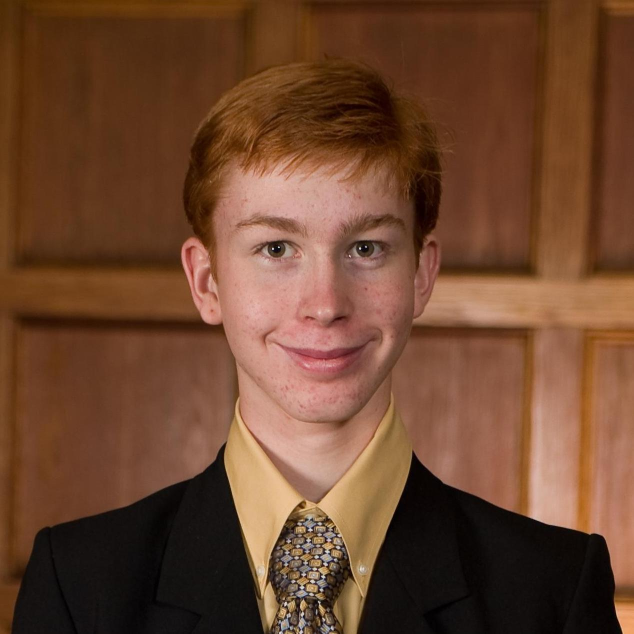
#> input picture Test/2943361594_1.jpg, 1268 x 1268 px (shown at 1/2 size); its folder holds only this picture in this run
$ python face_detection_photos.py
#> lines starting #> are read from the running program, lines starting #| are printed output that depends on the picture; after the words box and inside, x2 and y2 are one past the last pixel; in counts of white or black regions, pixels touching at a corner belong together
import os
import cv2
import imutils

class FaceDetection:

    def detect(self):
        path = "Test"
        Files = os.listdir(path)
        for File in Files:
            imgpath = os.path.join(path,File)
            img = cv2.imread(imgpath)
#> img is the input picture: shape (1268, 1268, 3); mean B, G, R 46.8, 70, 109
            img = imutils.resize(img, width=800)
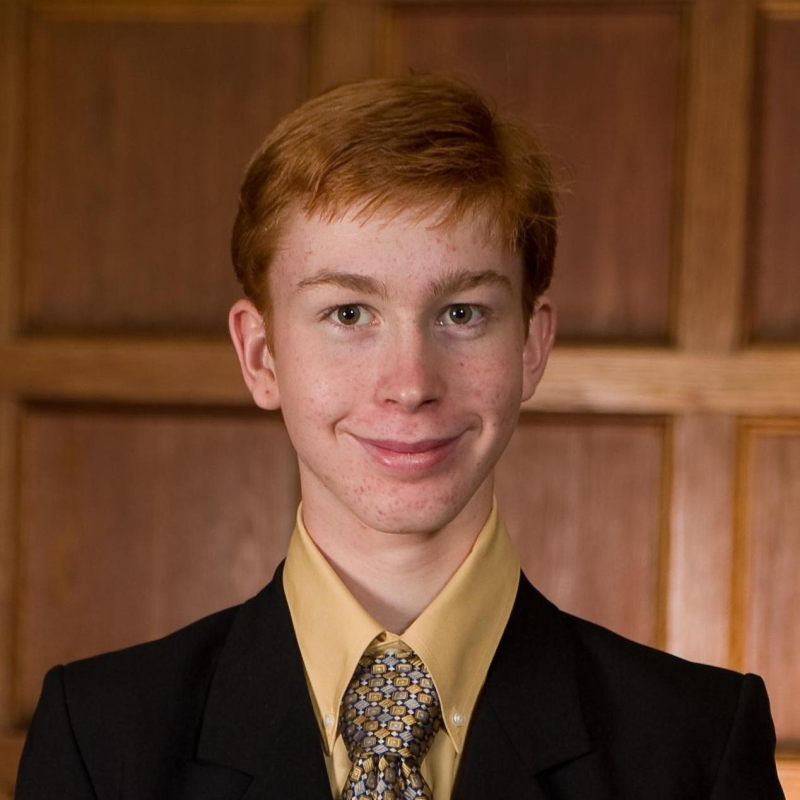
#> img: shape (800, 800, 3); mean B, G, R 46.8, 70, 109
            gray = cv2.cvtColor(img,cv2.COLOR_BGR2GRAY)
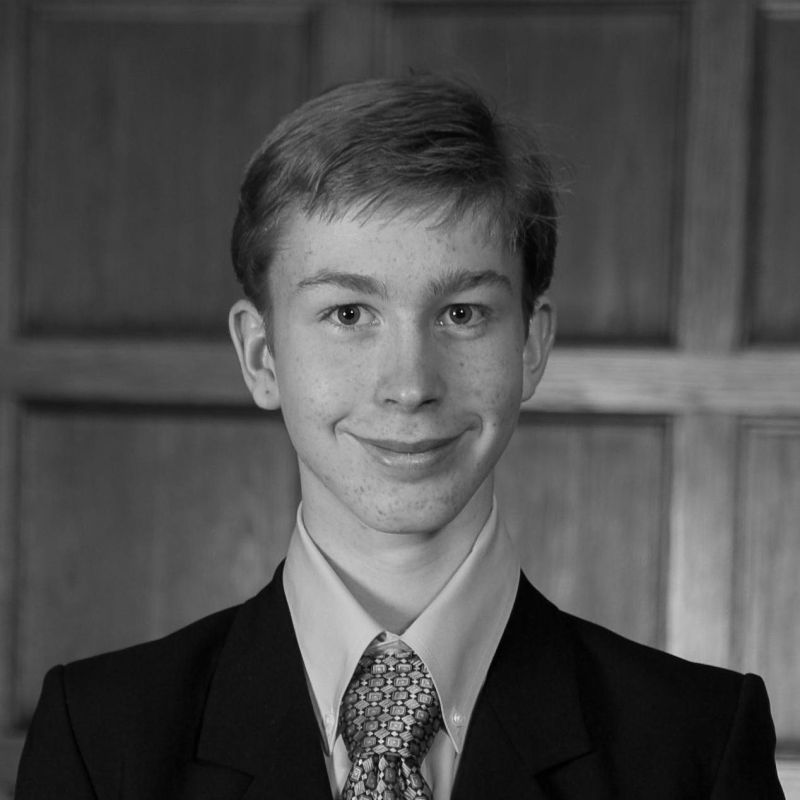
#> gray: shape (800, 800); min 0, max 228, mean 79
            haar_cascade = cv2.CascadeClassifier("cascade.xml")
            faces = haar_cascade.detectMultiScale(gray,scaleFactor = 1.1,minNeighbors=5)
#> faces = [[243, 193, 308, 308]]
            for x,y,w,h in faces:
                cv2.rectangle(img,(x,y),(x+w,y+h),(0,0,255),2)
#> this loop made 1 pass
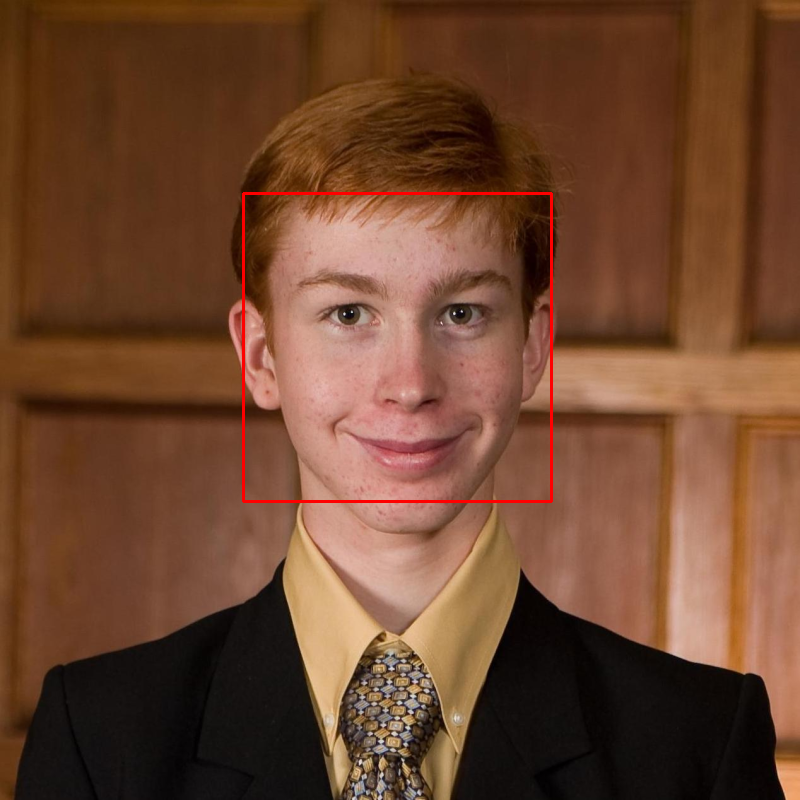
#> img: shape (800, 800, 3); 0.58% of pixels changed, all inside (x1, y1, x2, y2) = (242, 192, 553, 503)
            cv2.imshow("Face",img)
            cv2.waitKey(0)
            if cv2.waitKey(1)==ord('q'):
#> (key q is pressed here)
                break


f_d = FaceDetection()
f_d.detect()

$ run again, on Test/ap22312071681283-0d9c328f69a7c7f15320e8750d6ea447532dff66.jpg
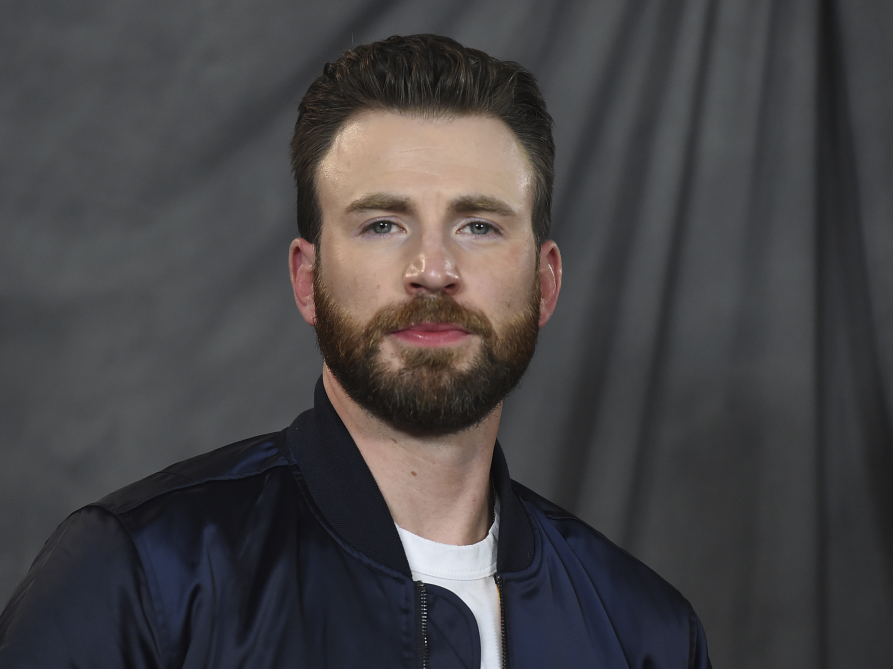
#> input picture Test/ap22312071681283-0d9c328f69a7c7f15320e8750d6ea447532dff66.jpg, 2677 x 2007 px (shown at 1/3 size)
#> in detect, img is the input picture: shape (2007, 2677, 3); mean B, G, R 69.2, 67.9, 70
#> in detect, `gray = cv2.cvtColor(img,cv2.COLOR_BGR2GRAY)`:
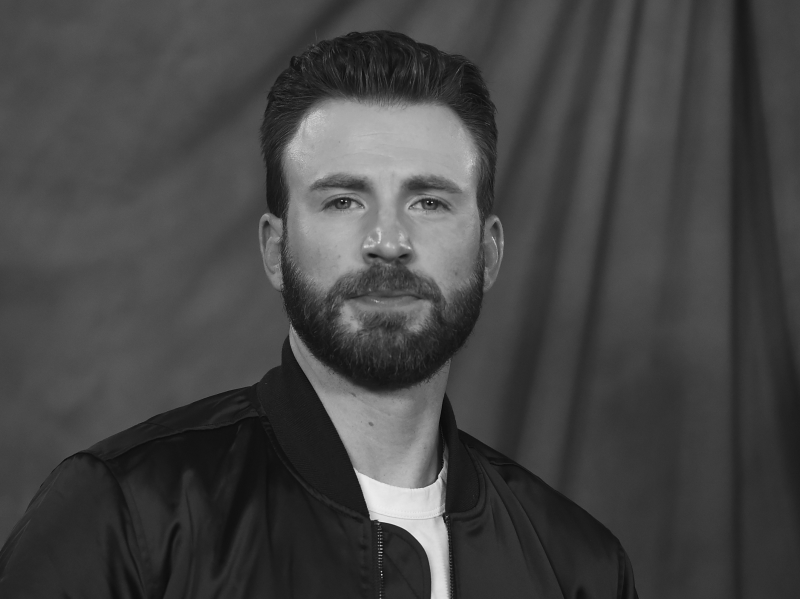
#> gray: shape (599, 800); min 7, max 237, mean 68.7
#> faces = [[271, 108, 227, 227]]
#> the loop in detect, `for x,y,w,h in faces:` made 1 pass
#> after the loop in detect, `for x,y,w,h in faces:`:
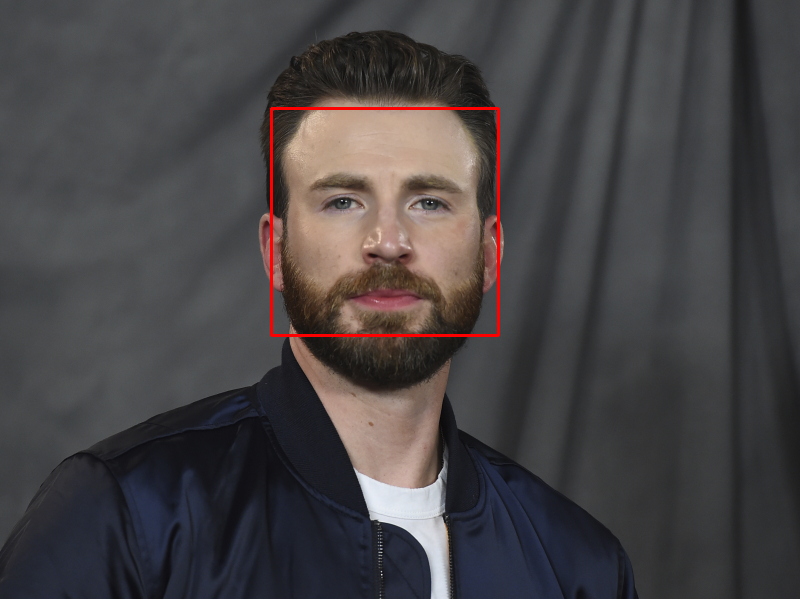
#> img: shape (599, 800, 3); mean B, G, R 68.8, 67.5, 71

$ run again, on Test/rs_134364.jpeg
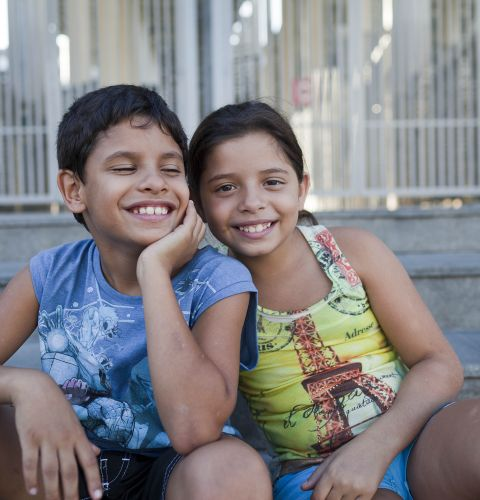
#> input picture Test/rs_134364.jpeg, 480 x 500 px
#> in detect, img is the input picture: shape (500, 480, 3); mean B, G, R 133.3, 130.3, 132.4
#> in detect, `gray = cv2.cvtColor(img,cv2.COLOR_BGR2GRAY)`:
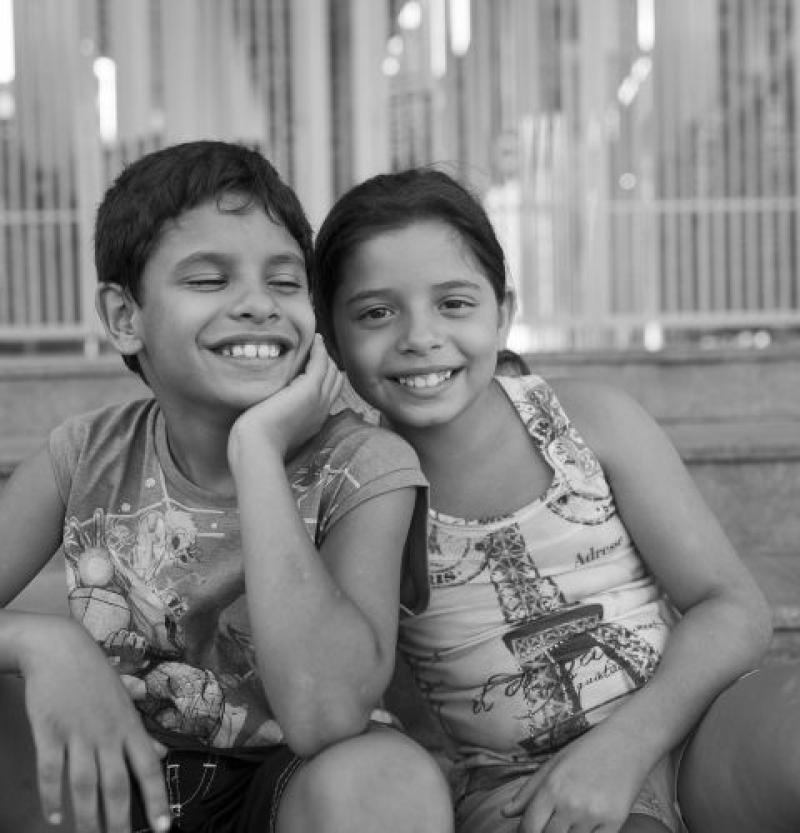
#> gray: shape (833, 800); min 0, max 255, mean 131.2
#> faces = [[150, 208, 183, 183], [325, 237, 185, 185]]
#> the loop in detect, `for x,y,w,h in faces:` made 2 passes
#> after the loop in detect, `for x,y,w,h in faces:`:
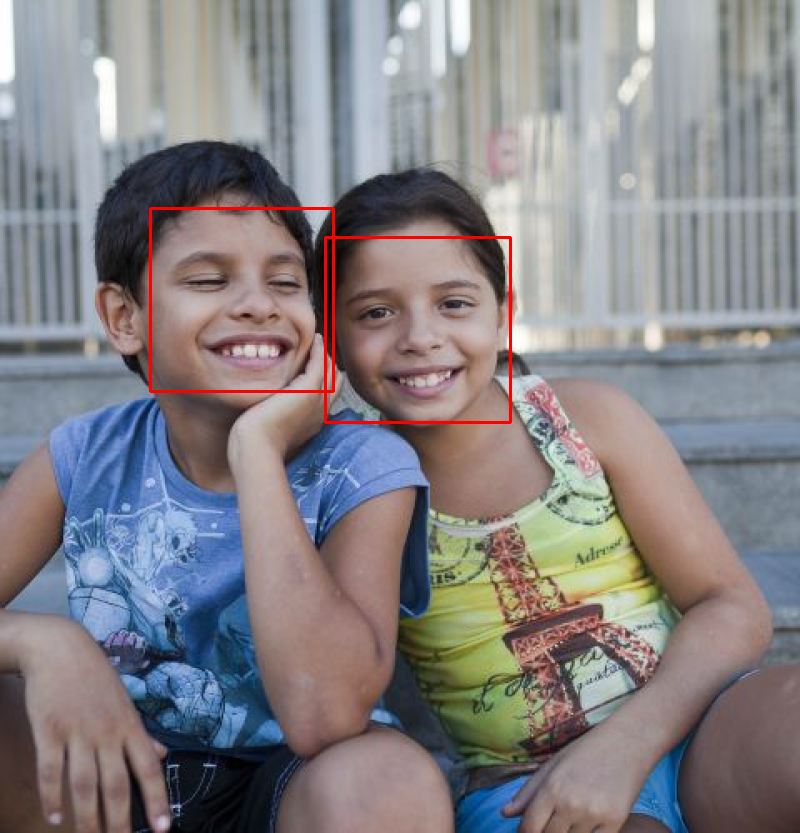
#> img: shape (833, 800, 3); mean B, G, R 132.6, 129.6, 133.3

$ run again, on Test/william-catherine-wales-092722-2-b8bcb651e77840e88142d1c4679ecff7.jpg
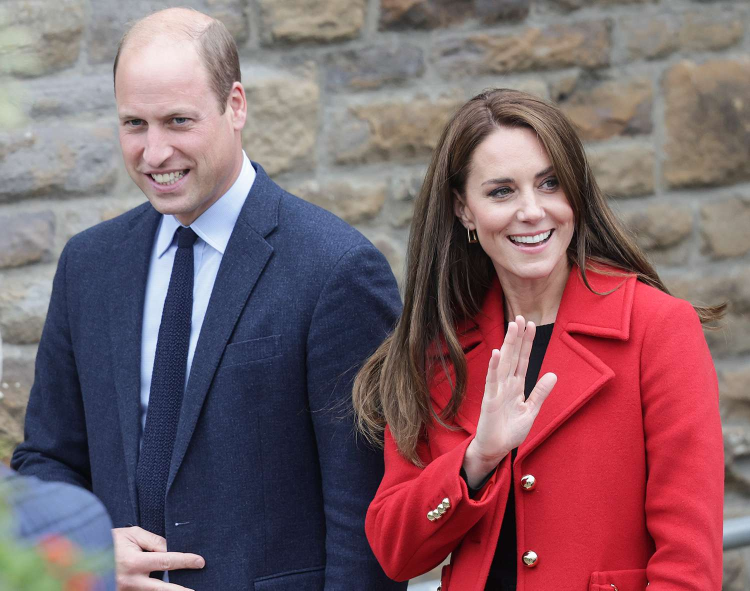
#> input picture Test/william-catherine-wales-092722-2-b8bcb651e77840e88142d1c4679ecff7.jpg, 1500 x 1181 px (shown at 1/2 size)
#> in detect, img is the input picture: shape (1181, 1500, 3); mean B, G, R 105, 97.3, 127.1
#> in detect, `gray = cv2.cvtColor(img,cv2.COLOR_BGR2GRAY)`:
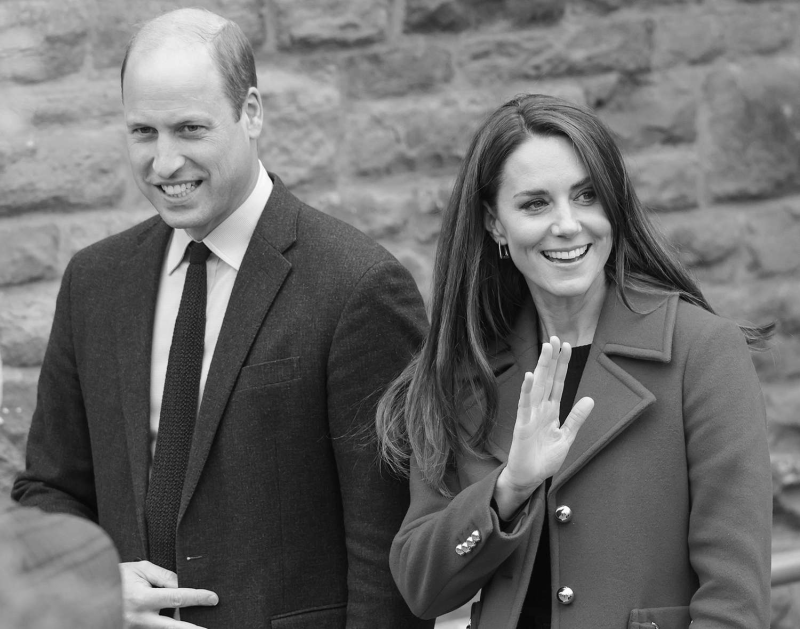
#> gray: shape (629, 800); min 3, max 253, mean 107.1
#> faces = [[490, 147, 136, 136], [98, 79, 141, 141]]
#> the loop in detect, `for x,y,w,h in faces:` made 2 passes
#> after the loop in detect, `for x,y,w,h in faces:`:
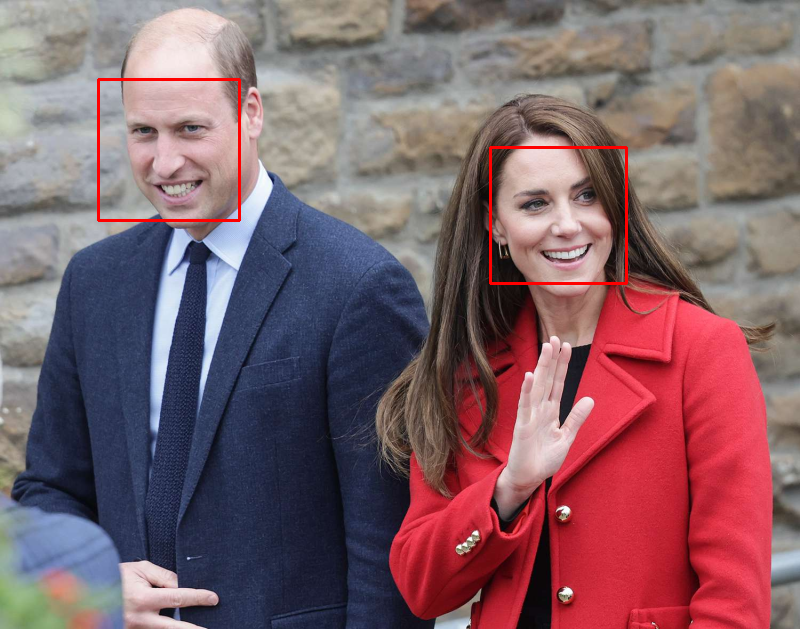
#> img: shape (629, 800, 3); mean B, G, R 104.2, 96.5, 127.9

$ run again, on Test/2953542090_1.jpg
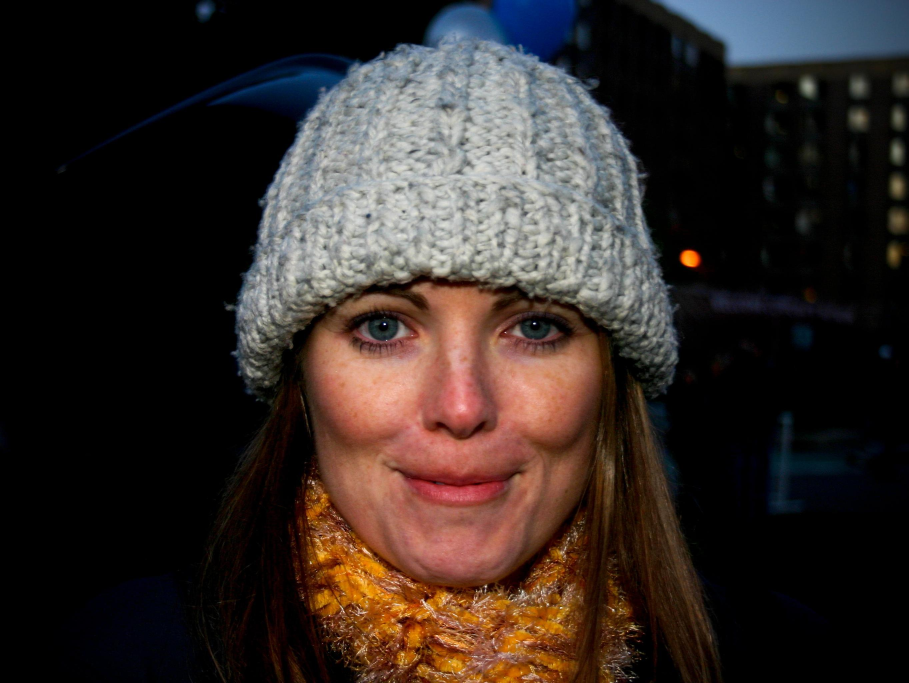
#> input picture Test/2953542090_1.jpg, 2725 x 2048 px (shown at 1/3 size)
#> in detect, img is the input picture: shape (2048, 2725, 3); mean B, G, R 38.7, 42.5, 52.3
#> in detect, `gray = cv2.cvtColor(img,cv2.COLOR_BGR2GRAY)`:
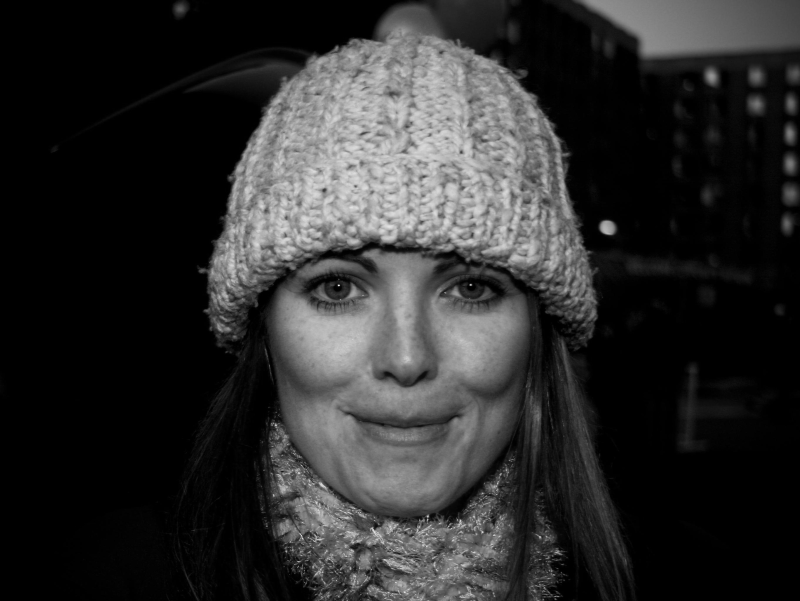
#> gray: shape (601, 800); min 0, max 240, mean 45
#> faces = [[233, 143, 352, 352]]
#> the loop in detect, `for x,y,w,h in faces:` made 1 pass
#> after the loop in detect, `for x,y,w,h in faces:`:
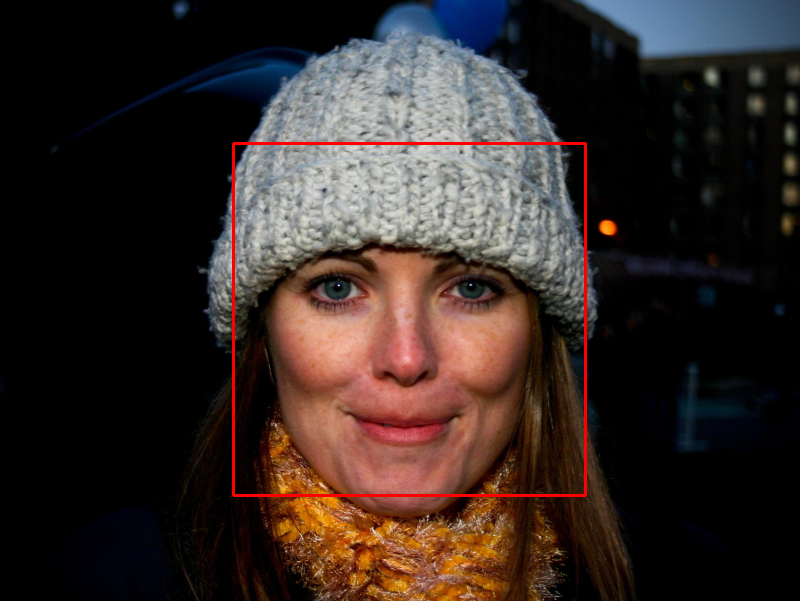
#> img: shape (601, 800, 3); mean B, G, R 38.1, 41.9, 53.8
